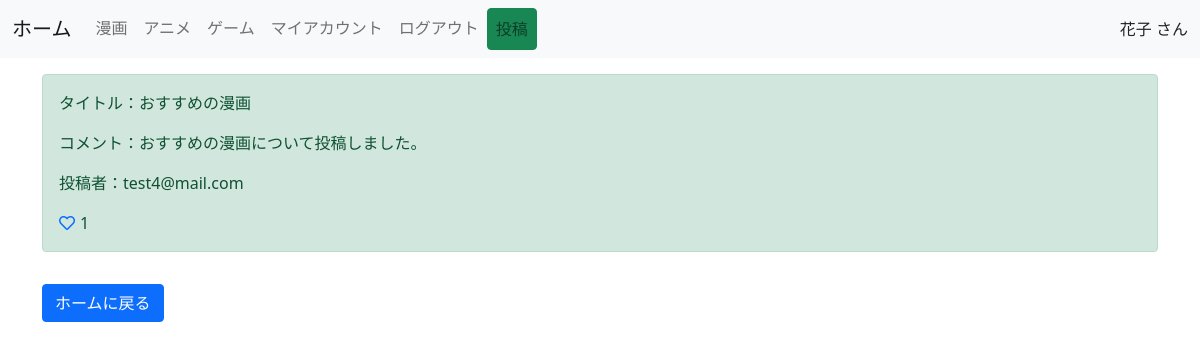
Screenshot of /detail/8 (signed in) with the database file from the repository.
### app/models.py (models this page shows, shortened)
class Users(AbstractBaseUser, PermissionsMixin):
    username = models.CharField(max_length=150)
    email = models.EmailField(max_length=255, unique=True)
    is_active = models.BooleanField(default=True)
    is_staff = models.BooleanField(default=False)
    USERNAME_FIELD = 'email'
    REQUIRED_FIELDS = ['username']
    objects = UserManager()

class Post(models.Model):
    GENRE_CHOICES = (
        ('漫画', '漫画'),
        ('アニメ', 'アニメ'),
        ('ゲーム', 'ゲーム'),
    )
    title = models.CharField(max_length=100)
    content = models.TextField()
    user = models.ForeignKey(settings.AUTH_USER_MODEL, on_delete=models.CASCADE)
    created_at = models.DateTimeField(auto_now_add=True)
    like = models.ManyToManyField(settings.AUTH_USER_MODEL, related_name='related_post', blank=True)
    genre = models.CharField(max_length=10, choices=GENRE_CHOICES)
    class Meta:
       ordering = ["-created_at"]

### app/views.py (the view)
# urls.py: path('detail/<int:pk>', DetailPost.as_view(), name='detail'),
class DetailPost(LoginRequiredMixin, DetailView):
    model = Post
    template_name = 'detail.html'

### templates/detail.html (shortened to what this page needs)
{% extends 'base.html' %}
{% load static %}
{% block content %}
<div class="container">
   <div class="alert alert-success" role="alert">
       <p>タイトル：{{object.title}}</p>
       <p>コメント：{{object.content}}</p>
       <p>投稿者：{{object.user}}</p>
       {% if request.user in object.like.all %}
       <a href="{% url 'app:like-detail' object.pk %}" class="like-btn add-color" tabindex="-1" role="button" aria-disabled="true"><i class="fas fa-heart"></i></a>{{object.like.count}}
       {% else %}
       <a href="{% url 'app:like-detail' object.pk %}" class="like-btn" tabindex="-1" role="button" aria-disabled="true"><i class="far fa-heart"></i></a>{{object.like.count}}
       {% endif %}
    </div>
    <a href="{% url 'app:home' %}" class="btn btn-primary mt-3" role="button">ホームに戻る</a>
</div>
<link rel="stylesheet" type="text/css" href="{% static 'style.css' %}">
{% endblock content %}

### templates/base.html (shortened to what this page needs)
{% load static %}
<!doctype html>
<html lang="ja">
  <head>
    <link href="https://cdn.jsdelivr.net/npm/bootstrap@5.0.0-beta3/dist/css/bootstrap.min.css" rel="stylesheet">
    <link rel="stylesheet" href="https://use.fontawesome.com/releases/v5.15.1/css/all.css">
    <link rel="stylesheet" type="text/css" href="{% static 'style.css' %}">
  </head>
  <body>
    <nav class="navbar navbar-expand-lg navbar-light bg-light mb-3">
        <div class="container-fluid">
          {% if user.is_authenticated %}
          <a class="navbar-brand" href="{% url 'app:home' %}">ホーム</a>
          {% endif %}
          <div class="collapse navbar-collapse" id="navbarNavAltMarkup">
            <div class="navbar-nav">
              {% if user.is_authenticated %}
                <a class="nav-link" href="{% url 'app:genre-list' genre='漫画' %}">漫画</a>
                <a class="nav-link" href="{% url 'app:genre-list' genre='アニメ'  %}">アニメ</a>
                <a class="nav-link" href="{% url 'app:genre-list' genre='ゲーム' %}">ゲーム</a>
                <a class="nav-link" href="{% url 'app:account' %}">マイアカウント</a>
                <a class="nav-link" href="{% url 'app:user_logout' %}">ログアウト</a>
                <a class="nav-link btn btn-success" href="{% url 'app:create' %}" role="button">投稿</a>
              {% else %}
                <a class="nav-link" href="{% url 'app:user_login' %}">ログイン</a>
                <a class="nav-link" href="{% url 'app:regist' %}">ユーザー登録</a>
              {% endif %}
            </div>
          </div>
          <div>
            {% if user.is_authenticated %}
              {{ user.username }} さん
            {% endif %}
          </div>
        </div>
      </nav>
      {% block content %}
      {% endblock content %}
  </body>
</html>

### static/style.css (style rules this page uses)
.like-btn { display: inline-block; margin-right: 5px; }

### rows the page displays
Users: username "花子"
Post: title "おすすめの漫画", content "おすすめの漫画について投稿しました。", user "test4@mail.com", like.count "1"
